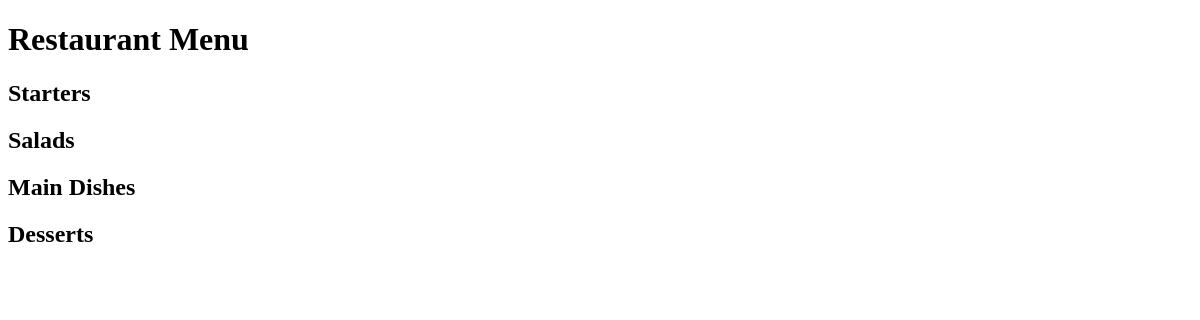
Before: / with the older database file.
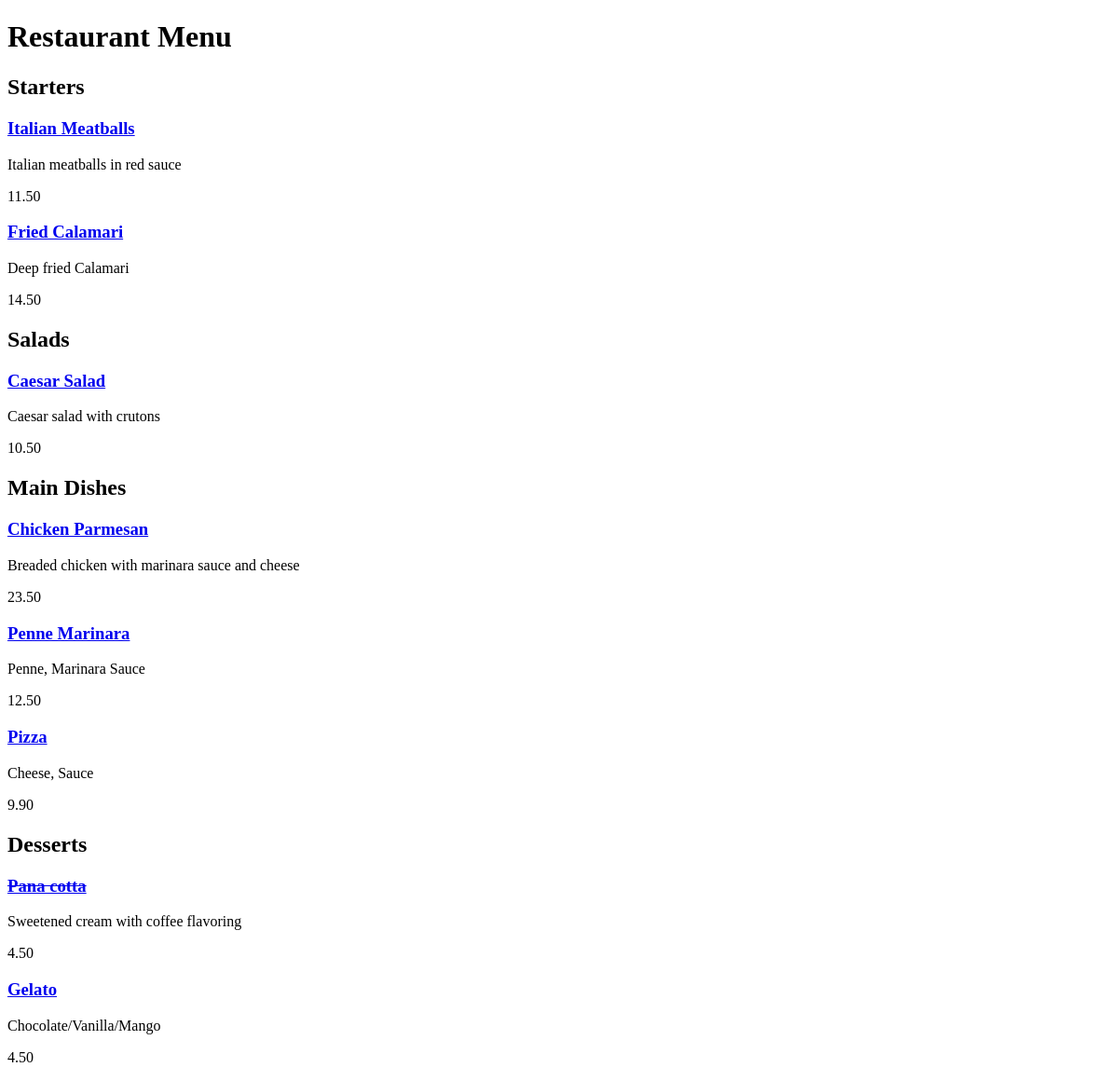
After: the same page with the newer database file.
### restaurant_menu/models.py (models this page shows, shortened)
class Item(models.Model):
    meal = models.CharField(max_length=1000, unique=True)
    description = models.CharField(max_length=2000)
    price = models.DecimalField(max_digits=10, decimal_places=2)
    meal_type = models.CharField(max_length=200, choices=MEAL_TYPE)
    author = models.ForeignKey(User, on_delete=models.PROTECT)
    status = models.IntegerField(choices=STATUS, default=1)
    date_created = models.DateTimeField(auto_now_add=True) #generate date time stamp
    date_updated = models.DateTimeField(auto_now=True) #when edited/updated

### restaurant_menu/views.py (the view)
# urls.py: path('', views.MenuList.as_view(), name='home'),
class MenuList(generic.ListView):
   queryset = Item.objects.order_by('-date_created') #can order by one of the fields
   template_name = 'index.html'
   def get_context_data(self, **kwargs):
       context = super().get_context_data(**kwargs)
       context['meals'] = MEAL_TYPE
       return context

### templates/index.html (shortened to what this page needs)
<!DOCTYPE html>
<html lang="en">
    <head>
    </head>
    <body>
        <h1>Restaurant Menu</h1>
        {% for meal in meals %}
            <h2>{{ meal.1 }}</h2>
                {% for m in item_list %}
                    {% if m.meal_type  == meal.0 %}
                        {% if m.status == 0 %}
                            <a href="{% url 'menu_item'%}"><h3><del>{{ m.meal }}</del></h3></a>
                            <p>{{ m.description }}</p>
                            <p>{{ m.price }}</p>
                            {% else %}
                            <a href="{% url 'menu_item'%}"><h3>{{m.meal}}</h3></a>
                            <p>{{ m.description }}</p>
                            <p>{{ m.price }}</p>
                        {% endif%}
                    {% endif %}
                {% endfor %}
        {% endfor%}
    </body>
</html>

Changed rows visible on the page:
added Item: meal "Italian Meatballs", description "Italian meatballs in red sauce", price "11.50", shown under "Starters"
added Item: meal "Fried Calamari", description "Deep fried Calamari", price "14.50", shown under "Starters"
added Item: meal "Caesar Salad", description "Caesar salad with crutons", price "10.50", shown under "Salads"
added Item: meal "Chicken Parmesan", description "Breaded chicken with marinara sauce and cheese", price "23.50", shown under "Main Dishes"
added Item: meal "Penne Marinara", description "Penne, Marinara Sauce", price "12.50", shown under "Main Dishes"
added Item: meal "Pizza", description "Cheese, Sauce", price "9.90", shown under "Main Dishes"
added Item: meal "Pana cotta", description "Sweetened cream with coffee flavoring", price "4.50", shown under "Desserts"
added Item: meal "Gelato", description "Chocolate/Vanilla/Mango", price "4.50", shown under "Desserts"
